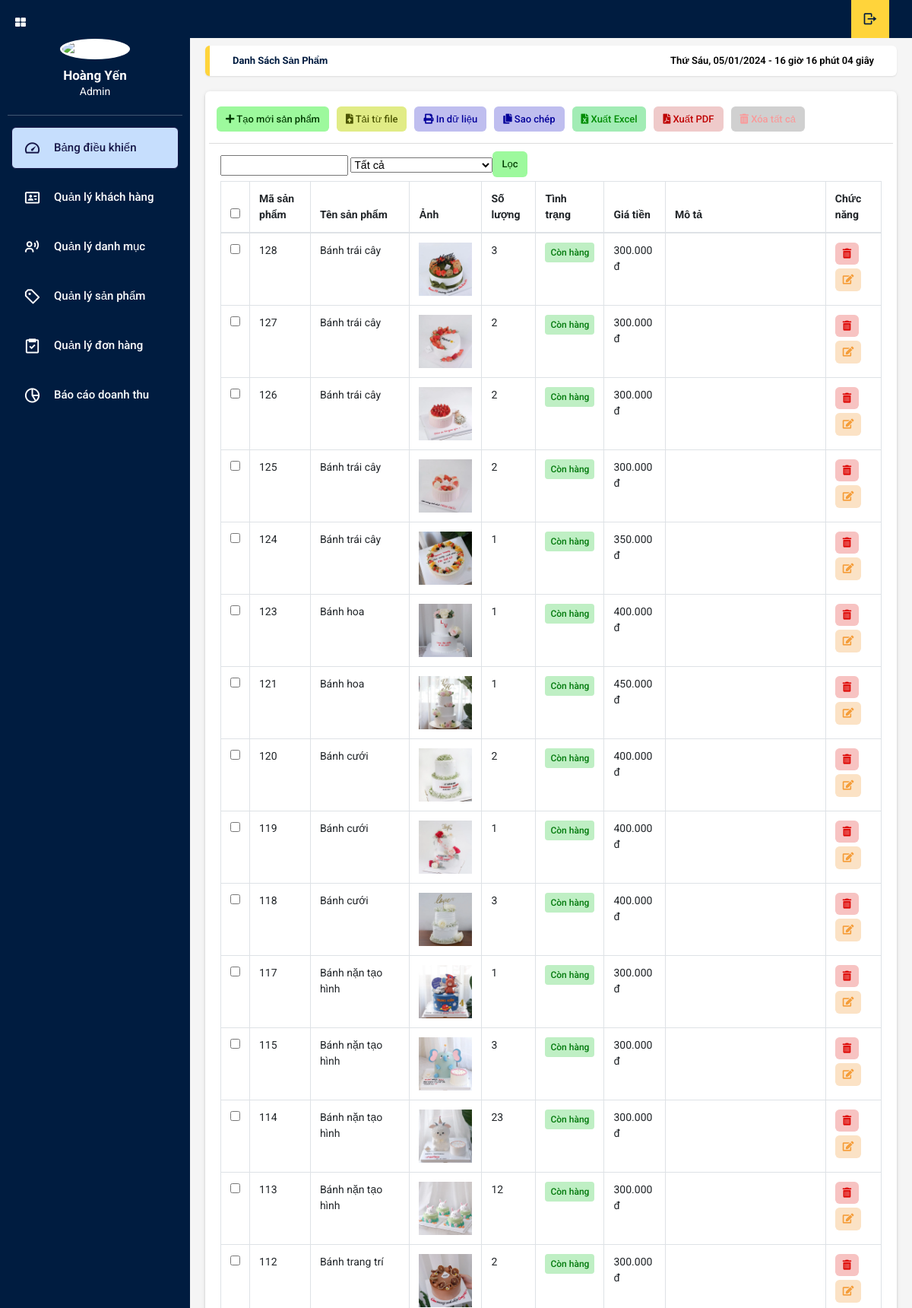
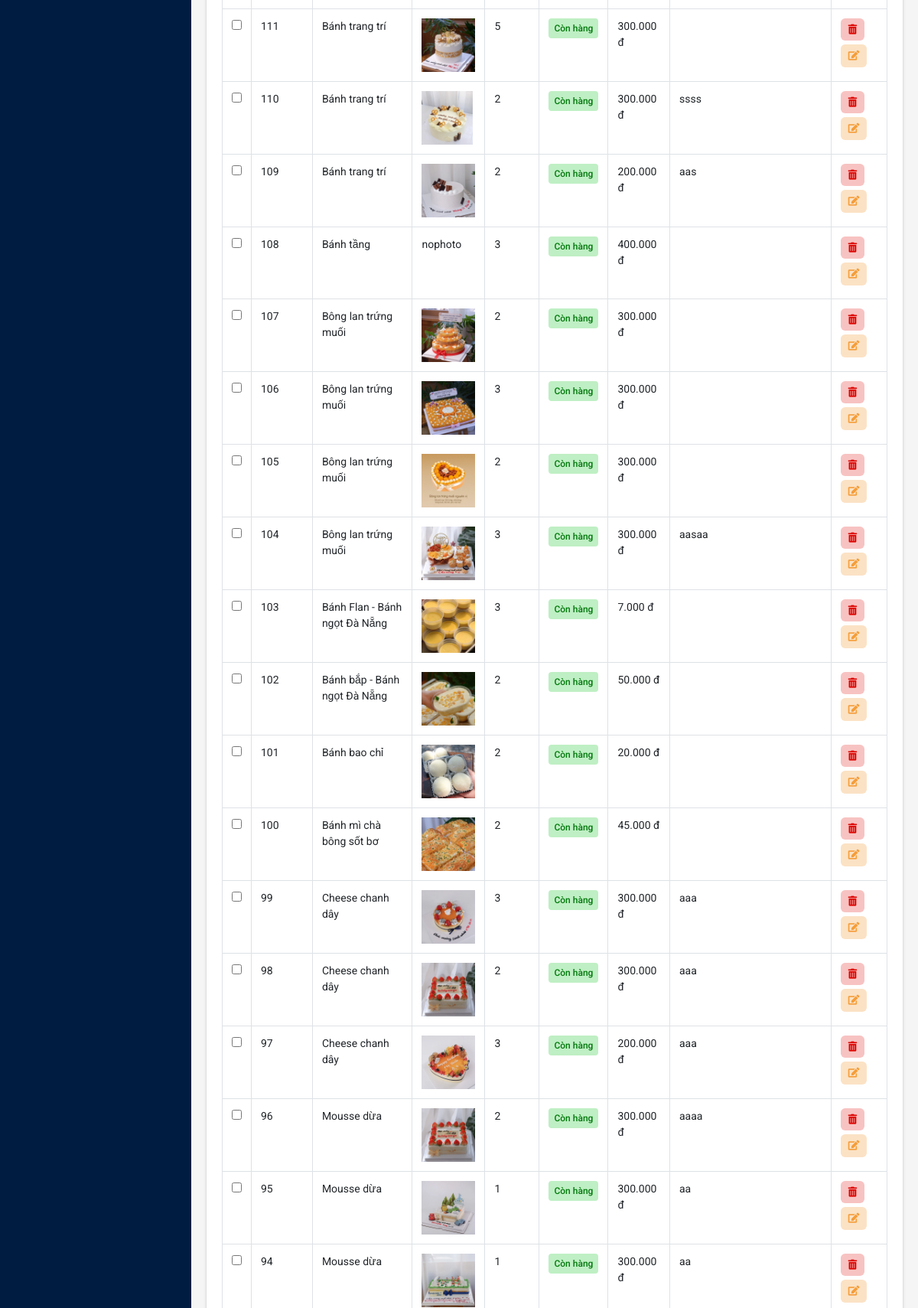
Page /WebDY/admin/index.php?act=qlsp (signed in, upper part) on the committed database (2 pictures, top to bottom).
### tables this page shows
CREATE TABLE `sanpham` (
  `MaSP` int(11) NOT NULL,
  `DM_ID` int(11) NOT NULL,
  `TenSP` varchar(350) NOT NULL,
  `SoLuong` int(9) UNSIGNED NOT NULL DEFAULT 1,
  `id_trth` int(11) NOT NULL,
  `Gia` float NOT NULL,
  `Thumbnail` varchar(500) NOT NULL,
  `MoTa` longtext DEFAULT NULL,
  `created_at` datetime DEFAULT NULL
);

### WebDY/admin/model/pdo.php (called while the page is built, shortened)
<?php
function pdo_get_connection(){
    $dburl = "mysql:host=localhost;dbname=dycakehouse;charset=utf8";
    $username = 'root';
    $password = '';
    $conn = new PDO($dburl, $username, $password);
    $conn->setAttribute(PDO::ATTR_ERRMODE, PDO::ERRMODE_EXCEPTION);
    return $conn;
}
function pdo_query($sql){
    $sql_args = array_slice(func_get_args(), 1);
    try{
        $conn = pdo_get_connection();
        $stmt = $conn->prepare($sql);
        $stmt->execute($sql_args);
        $rows = $stmt->fetchAll();
        return $rows;
    }
    catch(PDOException $e){
        throw $e;
    }
    finally{
        unset($conn);
    }
}

### WebDY/admin/model/sanpham.php (called while the page is built, shortened)
<?php
    function loadall_sanpham($kyw,$DM_ID){
        $sql="select * from sanpham where 1";
        $sql.=" order by MaSP desc";
        $danhsachSP=pdo_query($sql);
        return $danhsachSP;
    }
?>

### WebDY/admin/model/trangthai.php (called while the page is built, shortened)
<?php
    function get_tt($n){
        switch ($n) {
            case '1':
                $tt="Còn hàng";
                break;
            case '2':
                $tt="Hết hàng";
                break;
        }
        return $tt;
    }
?>

### WebDY/admin/sanpham/home.php (the view, shortened to what this page needs)
<main class="app-content">
        <div class="app-title">
            <ul class="app-breadcrumb breadcrumb side">
                <li class="breadcrumb-item active"><a href="index.php?act=qlsp"><b>Danh sách sản phẩm</b></a></li>
            </ul>
            <div id="clock"></div>
        </div>
        <div class="row">
            <div class="col-md-12">
                <div class="tile">
                    <div class="tile-body">
                        <form action="index.php?act=qlsp" method="post">
                        <div class="row element-button">
                            <div class="col-sm-2">
                              <a class="btn btn-add btn-sm" href="index.php?act=addsp" title="Thêm"><i class="fas fa-plus"></i>
                                Tạo mới sản phẩm</a>
                            </div>
                            <div class="col-sm-2">
                              <a class="btn btn-delete btn-sm nhap-tu-file" type="button" title="Nhập" onclick="myFunction(this)"><i
                                  class="fas fa-file-upload"></i> Tải từ file</a>
                            </div>
                            <div class="col-sm-2">
                              <a class="btn btn-delete btn-sm print-file" type="button" title="In" onclick="myApp.printTable()"><i
                                  class="fas fa-print"></i> In dữ liệu</a>
                            </div>
                            <div class="col-sm-2">
                              <a class="btn btn-delete btn-sm print-file js-textareacopybtn" type="button" title="Sao chép"><i
                                  class="fas fa-copy"></i> Sao chép</a>
                            </div>
                            <div class="col-sm-2">
                              <a class="btn btn-excel btn-sm" href="" title="In"><i class="fas fa-file-excel"></i> Xuất Excel</a>
                            </div>
                            <div class="col-sm-2">
                              <a class="btn btn-delete btn-sm pdf-file" type="button" title="In" onclick="myFunction(this)"><i
                                  class="fas fa-file-pdf"></i> Xuất PDF</a>
                            </div>
                            <div class="col-sm-2">
                              <a class="btn btn-delete btn-sm" type="button" href="#" title="Xóa" onclick="myFunction(this)"><i
                                  class="fas fa-trash-alt"></i> Xóa tất cả </a>
                            </div>
                          </div>
                            <input type="text" name="kyw">
                            <select name="DM_ID">
                                <option value="0" selected>Tất cả</option>
                                <input type="submit" name="listLoc" class="btn btn-add btn-sm" value="Lọc">
                            </select>
                        <table class="table table-hover table-bordered" id="sampleTable">
                            <thead>
                                <tr>
                                    <th width="10"><input type="checkbox" id="all"></th>
                                    <th>Mã sản phẩm</th>
                                    <th>Tên sản phẩm</th>
                                    <th>Ảnh</th>
                                    <th>Số lượng</th>
                                    <th>Tình trạng</th>
                                    <th>Giá tiền</th>
                                    <th>Mô tả</th>
                                    <th>Chức năng</th>
                                </tr>
                            </thead>
                            <tbody>
                                <?php
                                    foreach($danhsachSP as $sanpham ){
                                        extract($sanpham);
                                        $listt=get_tt($sanpham['id_trth']);
                                        $suasp="index.php?act=suasp&MaSP=".$MaSP;
                                        $xoasp="index.php?act=xoasp&MaSP=".$MaSP;
                                        $hinhpath="uploads/".$Thumbnail;
                                        if(is_file($hinhpath)){
                                            $hinh="<img src='".$hinhpath."' height='70'>";
                                        }else{
                                            $hinh="nophoto";
                                        }
                                        echo '<tr>
                                        <td width="10"><input type="checkbox" name="check1" value="1"></td>
                                        <td>'.$MaSP.'</td>
                                        <td>'.$TenSP.'</td>
                                        <td>'.$hinh.'</td>
                                        <td>'.$SoLuong.'</td>
                                        <td><span class="badge bg-success">'.$listt.'</span></td>
                                        <td>'.number_format($Gia,0,",",".").' đ</td>
                                        <td>'.$MoTa.'</td>
                                        <td><a href="'.$xoasp.'"> <button class="btn btn-primary btn-sm trash" type="button" value="Xóa"
                                                onclick="myFunction(this)"><i class="fas fa-trash-alt"></i>
                                            </button></a>
                                            <a href="'.$suasp.'"><button class="btn btn-primary btn-sm edit" type="button" value="Sửa" id="show-emp" data-toggle="modal"
                          data-target="#ModalUP"><i class="fas fa-edit"></i></button></a>
                                        </td>
                                    </tr>';
                                    }
                                ?>
                            </tbody>
                        </table>
                        </form>
                    </div>
                </div>
            </div>
        </div>
    </main>

### rows in the picture
sanpham: MaSP "128", TenSP "Bánh trái cây", Thumbnail (picture), SoLuong "3", id_trth "Còn hàng", Gia "300.000"
sanpham: MaSP "127", TenSP "Bánh trái cây", Thumbnail (picture), SoLuong "2", id_trth "Còn hàng", Gia "300.000"
sanpham: MaSP "126", TenSP "Bánh trái cây", Thumbnail (picture), SoLuong "2", id_trth "Còn hàng", Gia "300.000"
sanpham: MaSP "125", TenSP "Bánh trái cây", Thumbnail (picture), SoLuong "2", id_trth "Còn hàng", Gia "300.000"
sanpham: MaSP "124", TenSP "Bánh trái cây", Thumbnail (picture), SoLuong "1", id_trth "Còn hàng", Gia "350.000"
sanpham: MaSP "123", TenSP "Bánh hoa", Thumbnail (picture), SoLuong "1", id_trth "Còn hàng", Gia "400.000"
sanpham: MaSP "121", TenSP "Bánh hoa", Thumbnail (picture), SoLuong "1", id_trth "Còn hàng", Gia "450.000"
sanpham: MaSP "120", TenSP "Bánh cưới", Thumbnail (picture), SoLuong "2", id_trth "Còn hàng", Gia "400.000"
sanpham: MaSP "119", TenSP "Bánh cưới", Thumbnail (picture), SoLuong "1", id_trth "Còn hàng", Gia "400.000"
sanpham: MaSP "118", TenSP "Bánh cưới", Thumbnail (picture), SoLuong "3", id_trth "Còn hàng", Gia "400.000"
sanpham: MaSP "117", TenSP "Bánh nặn tạo hình", Thumbnail (picture), SoLuong "1", id_trth "Còn hàng", Gia "300.000"
sanpham: MaSP "115", TenSP "Bánh nặn tạo hình", Thumbnail (picture), SoLuong "3", id_trth "Còn hàng", Gia "300.000"
sanpham: MaSP "114", TenSP "Bánh nặn tạo hình", Thumbnail (picture), SoLuong "23", id_trth "Còn hàng", Gia "300.000"
sanpham: MaSP "113", TenSP "Bánh nặn tạo hình", Thumbnail (picture), SoLuong "12", id_trth "Còn hàng", Gia "300.000"
sanpham: MaSP "112", TenSP "Bánh trang trí", Thumbnail (picture), SoLuong "2", id_trth "Còn hàng", Gia "300.000"
sanpham: MaSP "111", TenSP "Bánh trang trí", Thumbnail (picture), SoLuong "5", id_trth "Còn hàng", Gia "300.000"
sanpham: MaSP "110", TenSP "Bánh trang trí", Thumbnail (picture), SoLuong "2", id_trth "Còn hàng", Gia "300.000", MoTa "ssss"
sanpham: MaSP "109", TenSP "Bánh trang trí", Thumbnail (picture), SoLuong "2", id_trth "Còn hàng", Gia "200.000", MoTa "aas"
sanpham: MaSP "108", TenSP "Bánh tầng", Thumbnail "nophoto", SoLuong "3", id_trth "Còn hàng", Gia "400.000"
sanpham: MaSP "107", TenSP "Bông lan trứng muối", Thumbnail (picture), SoLuong "2", id_trth "Còn hàng", Gia "300.000"
sanpham: MaSP "106", TenSP "Bông lan trứng muối", Thumbnail (picture), SoLuong "3", id_trth "Còn hàng", Gia "300.000"
sanpham: MaSP "105", TenSP "Bông lan trứng muối", Thumbnail (picture), SoLuong "2", id_trth "Còn hàng", Gia "300.000"
sanpham: MaSP "104", TenSP "Bông lan trứng muối", Thumbnail (picture), SoLuong "3", id_trth "Còn hàng", Gia "300.000", MoTa "aasaa"
sanpham: MaSP "103", TenSP "Bánh Flan - Bánh ngọt Đà Nẵng", Thumbnail (picture), SoLuong "3", id_trth "Còn hàng", Gia "7.000"
sanpham: MaSP "102", TenSP "Bánh bắp - Bánh ngọt Đà Nẵng", Thumbnail (picture), SoLuong "2", id_trth "Còn hàng", Gia "50.000"
sanpham: MaSP "101", TenSP "Bánh bao chỉ", Thumbnail (picture), SoLuong "2", id_trth "Còn hàng", Gia "20.000"
sanpham: MaSP "100", TenSP "Bánh mì chà bông sốt bơ", Thumbnail (picture), SoLuong "2", id_trth "Còn hàng", Gia "45.000"
sanpham: MaSP "99", TenSP "Cheese chanh dây", Thumbnail (picture), SoLuong "3", id_trth "Còn hàng", Gia "300.000", MoTa "aaa"
sanpham: MaSP "98", TenSP "Cheese chanh dây", Thumbnail (picture), SoLuong "2", id_trth "Còn hàng", Gia "300.000", MoTa "aaa"
sanpham: MaSP "97", TenSP "Cheese chanh dây", Thumbnail (picture), SoLuong "3", id_trth "Còn hàng", Gia "200.000", MoTa "aaa"
sanpham: MaSP "96", TenSP "Mousse dừa", Thumbnail (picture), SoLuong "2", id_trth "Còn hàng", Gia "300.000", MoTa "aaaa"
sanpham: MaSP "95", TenSP "Mousse dừa", Thumbnail (picture), SoLuong "1", id_trth "Còn hàng", Gia "300.000", MoTa "aa"
sanpham: MaSP "94", TenSP "Mousse dừa", Thumbnail (picture), SoLuong "1", id_trth "Còn hàng", Gia "300.000", MoTa "aa"
